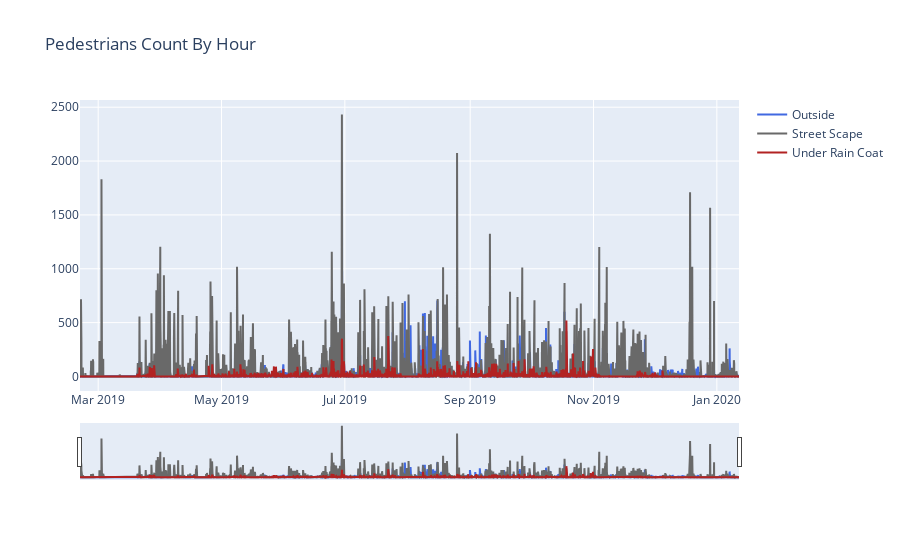

Notebook cell for this chart:
### Code cell
fig = go.Figure()
fig = fig.add_trace(go.Scatter(x=outside_count_by_hour.index, y=outside_count_by_hour.values, 
                         name="Outside",
                         line_color='royalblue'))

fig = fig.add_trace(go.Scatter(x=streetscape_count_by_hour.index, y=streetscape_count_by_hour.values, 
                         name="Street Scape",
                         line_color='dimgray'))

fig = fig.add_trace(go.Scatter(x=rain_coat_count_by_hour.index, y=rain_coat_count_by_hour.values, 
                         name="Under Rain Coat",
                         line_color='firebrick'))

fig = fig.update_layout(title_text='Pedestrians Count By Hour',
                  xaxis_rangeslider_visible=True)
fig.show()

### Figure 1 — Plotly figure (JSON) as saved in the notebook; plotly's stock layout.template omitted (floating-point values rounded to 4 significant figures; data arrays with more than 128 entries replaced by an {"elided": "..."} marker saying what was removed)
{"data": [{"line": {"color": "royalblue"}, "name": "Outside", "type": "scatter", "x": {"elided": "7824 str values"}, "y": {"elided": "7824 int values"}}, {"line": {"color": "dimgray"}, "name": "Street Scape", "type": "scatter", "x": {"elided": "7824 str values"}, "y": {"elided": "7824 int values"}}, {"line": {"color": "firebrick"}, "name": "Under Rain Coat", "type": "scatter", "x": {"elided": "7824 str values"}, "y": {"elided": "7824 int values"}}], "layout": {"title": {"text": "Pedestrians Count By Hour"}, "xaxis": {"rangeslider": {"visible": true}}}}
